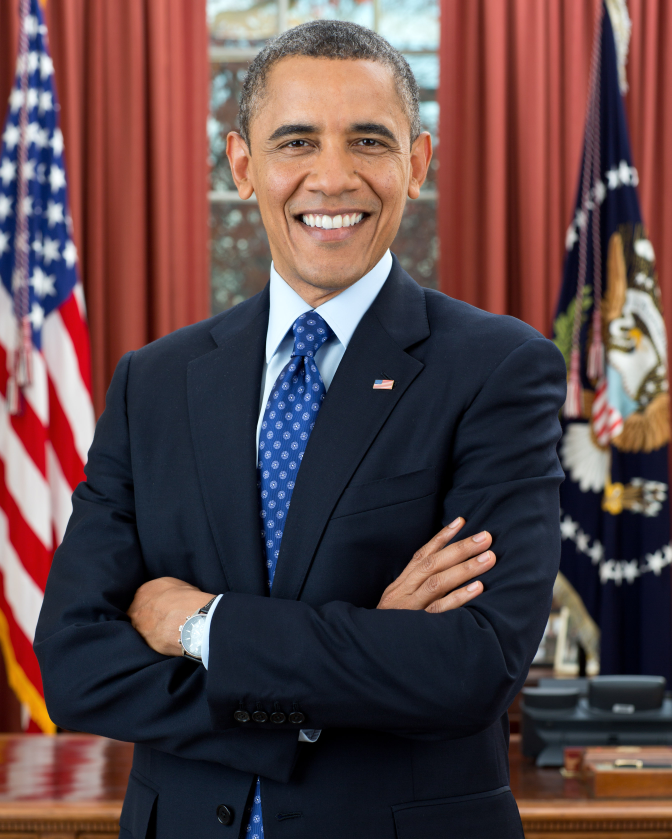
#> input picture Resimler/BarackObama.jpg, 2687 x 3356 px, given in place of the camera (shown at 1/4 size)
$ python ax_kuyruklu_top.py   (older library calls are emulated)
#> lines starting #> are read from the running program, lines starting #| are printed output that depends on the picture; after the words box and inside, x2 and y2 are one past the last pixel; in counts of white or black regions, pixels touching at a corner belong together
# ax_kuyruklu_top.py

import cv2
import imutils
from collections import deque
import numpy as np

#renk araliklarimiz
GENISLIK = 800  # GENISLIK
NOKTA_SAYISI=100 #cizgiyi olusturan nokta sayisinin max 100 olmasini istiyoruz
YESIL = ((29, 86, 6), (64, 255, 255))
KIRMIZI = ((139, 0, 0), (255, 160, 122))
MAVI = ((110, 50, 50), (130, 255, 255))
TURUNCU = ((160, 100, 47), (179, 255, 255))
SARI = ((10, 100, 100), (40, 255, 255))

#rengimizi mavi sectik
altRenk, ustRenk = MAVI


kamera = cv2.VideoCapture(0)


noktalar= deque(maxlen=NOKTA_SAYISI) #boru mekanizmasi
#deque(doubly ended queue) - cift uclu kuyruk hizli ekleme islemi yapar o yuzden listeye gore tercih edilir
cv2.namedWindow('kare')
cv2.moveWindow('kare', 10, 10)
while True:
    #kamera okuma islemi
    (ok, kare) = kamera.read()
#> kare is the input picture: shape (3356, 2687, 3); mean B, G, R 71.7, 70, 92.5
    # en boy oraninin korunmasini saglar genislik degerine gore yuksekligi oranliyor
    kare = imutils.resize(kare, GENISLIK)
#> kare: shape (999, 800, 3)
    #kamerayi aynalama islemi
    kare = cv2.flip(kare,1)
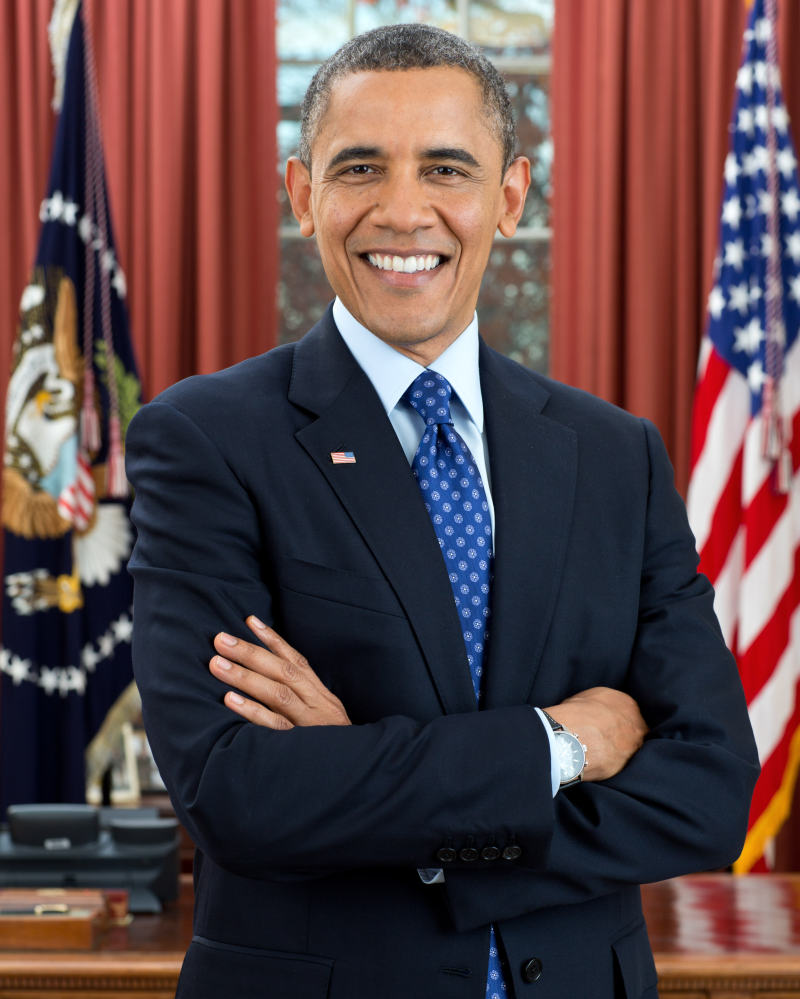
#> kare: shape (999, 800, 3); mean B, G, R 71.7, 70, 92.5
    #detaylari kaybetmek icin blurlama islemi
    hsv = cv2.GaussianBlur(kare, (25,25), 0)
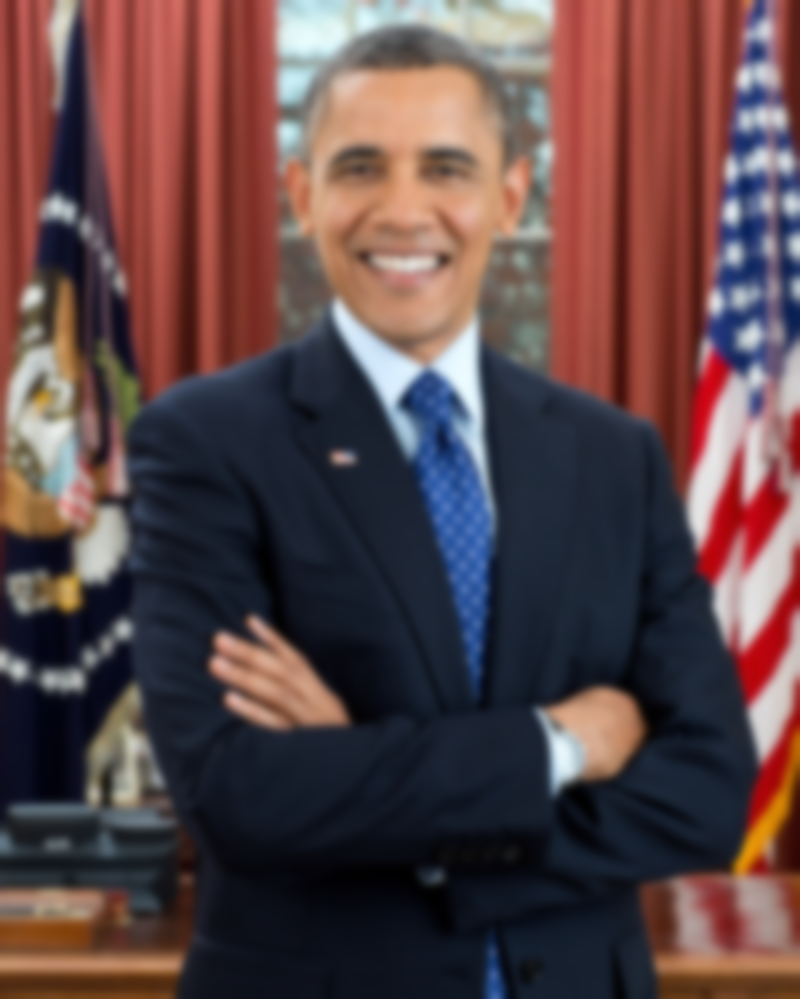
#> hsv: shape (999, 800, 3); mean B, G, R 71.7, 70, 92.5
    #bgr renk uzayindan hsv renk uzayina cevirme islemi
    hsv = cv2.cvtColor(hsv, cv2.COLOR_BGR2HSV)
#> hsv: shape (999, 800, 3); mean H, S, V 70.4, 117.7, 104.7
    #deger araliklari
    maske = cv2.inRange(hsv, altRenk, ustRenk)
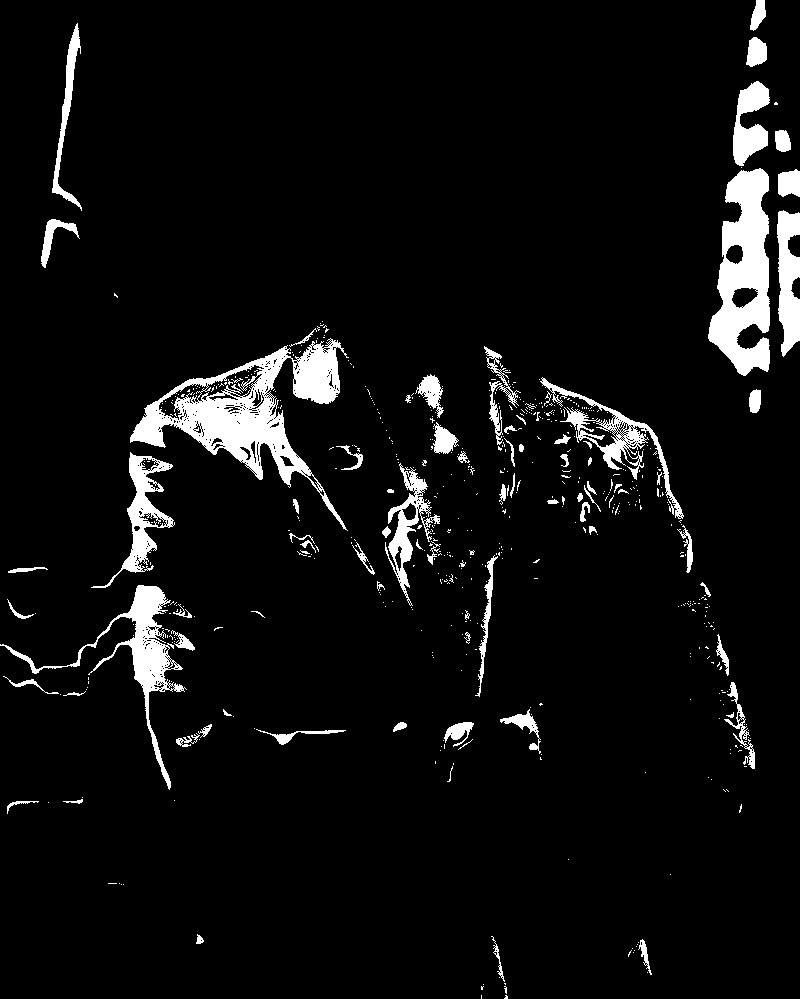
#> maske: shape (999, 800); 5.9% white; 572 white regions (493 under 20 px), largest, box (x1, y1, x2, y2) and area: (130, 338, 349, 531) 11118, (708, 168, 770, 376) 7868, (0, 585, 187, 790) 4221
    maske = cv2.erode(maske, None, iterations=1)#asindirma islemi
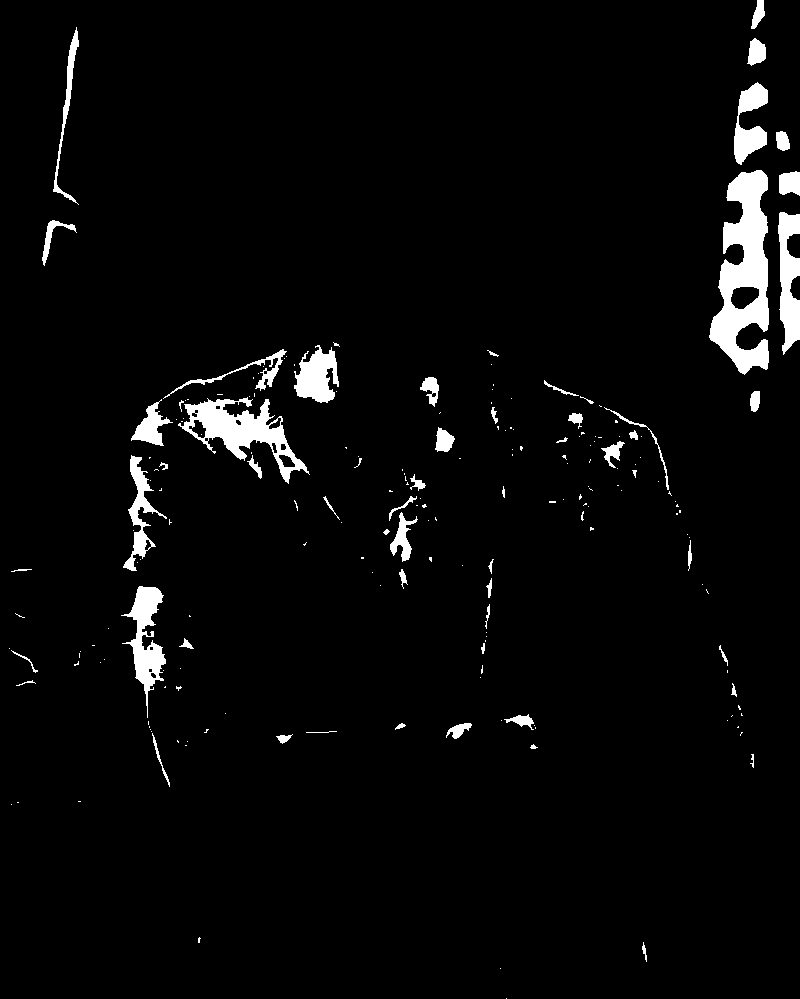
#> maske: shape (999, 800); 3.5% white; 200 white regions (141 under 20 px), largest, box (x1, y1, x2, y2) and area: (709, 170, 769, 375) 6918, (178, 397, 310, 484) 3751, (121, 586, 166, 718) 2218
    maske = cv2.dilate(maske, None, iterations=1)#genisletme islemi
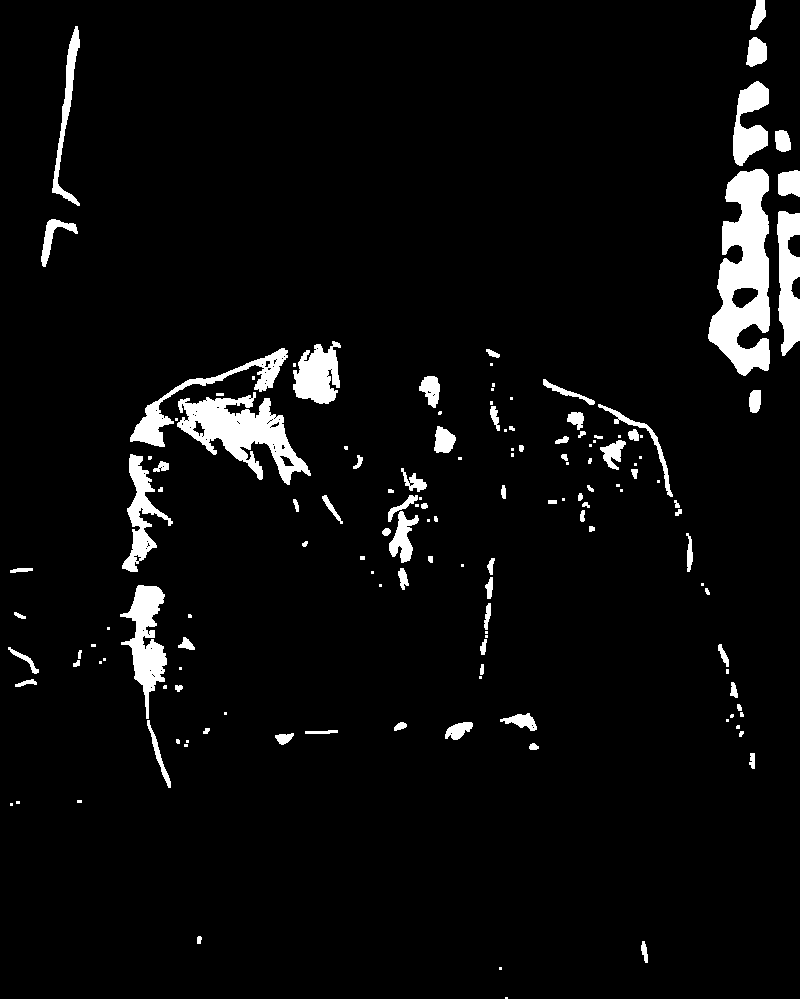
#> maske: shape (999, 800); 4.9% white; 145 white regions (57 under 20 px)
    kopya = maske.copy()#maskeyi kopyalama

    _,konturlar,_ = cv2.findContours(kopya, cv2.RETR_EXTERNAL,
                                cv2.CHAIN_APPROX_SIMPLE)
#> konturlar = 145 contours, 72 with area under 20; largest, box (x1, y1, x2, y2) and area: (708, 169, 770, 376) 7878, (177, 392, 311, 485) 5044, (120, 585, 167, 719) 2602, (777, 211, 800, 356) 2256, (130, 348, 288, 447) 2070
    # cv2.findContours(orjinal imaj = imaj, mod = cv2.RETR_EXTERNAL, metod = cv2.CHAIN_APPROX_SIMPLE)
    # mod : kontur bulma yontemi (RETR_LIST,RETR_EXTERNAL,RETR_CCOMP,RETR_TREE)
    # metod : kontur yaklasim yontemi (approximation)

    merkez = None
    if len(konturlar) > 0:
        cmax = max(konturlar, key=cv2.contourArea)#konturlarin icerisinde en buyuk alana sahip olani bulur
#> cmax = contour of 243 points, box (x1, y1, x2, y2) (708, 169, 770, 376), area 7878
        for ctr in konturlar:
            (x, y), yaricap = cv2.minEnclosingCircle(cmax)#cmax'i icerisine alabilecek en kucuk cember
            #minEnclosingCircle 2 ciktisi var birisi merkez birisi yaricap
            mts = cv2.moments(cmax) #agirlik hesaplama araci
            merkez = int(mts['m10']/mts['m00']),\
                     int(mts['m01']/mts['m00'])
            #agirlik merkezi hesaplama islemi
            if yaricap >= 30: #nesnemizin yaricapi 30dan buyukse etrafina daire ciz demis olduk
                cv2.circle(kare, (int(x), int(y)),
                           int(yaricap), (255, 255, 0), 4)
                #cv2.circle(imaj,merkez,yaricap,renk,kalinlik)
            noktalar.appendleft(merkez)#appenleft soldan eklemeye basla demek
            for i in range(1,len(noktalar)):
                if noktalar[i] and noktalar[i-1]:

                    cizgi_kal=2 #cizgi kalinligini sabitleme islemi
                    cv2.line(kare,noktalar[i-1],
                             noktalar[i],(0,255,255),cizgi_kal)
#> this loop made 145 passes
#> ctr on passes 1, 2, 5, 6, 7, 9, 11, 21, 25, 31, 32, 33: [[505, 997], [505, 998], [507, 998], [507, 997]], [[499, 967], [499, 969], [501, 969], [501, 967]], [[10, 803], [10, 805], [12, 805], [12, 803]], [[16, 801], [16, 803], [19, 803], [19, 801]], [[77, 800], [77, 802], [81, 802], [81, 800]], [[184, 744], [184, 746], [187, 746], [187, 744]], [[186, 740], [186, 742], [188, 742], [188, 740]], [[726, 719], [726, 721], [728, 721], [728, 719]], [[224, 712], [224, 714], [226, 714], [226, 712]], [[479, 676], [479, 678], [481, 678], [481, 676]], [[726, 669], [726, 673], [728, 673], [728, 669]], [[179, 667], [179, 669], [181, 669], [181, 667]]
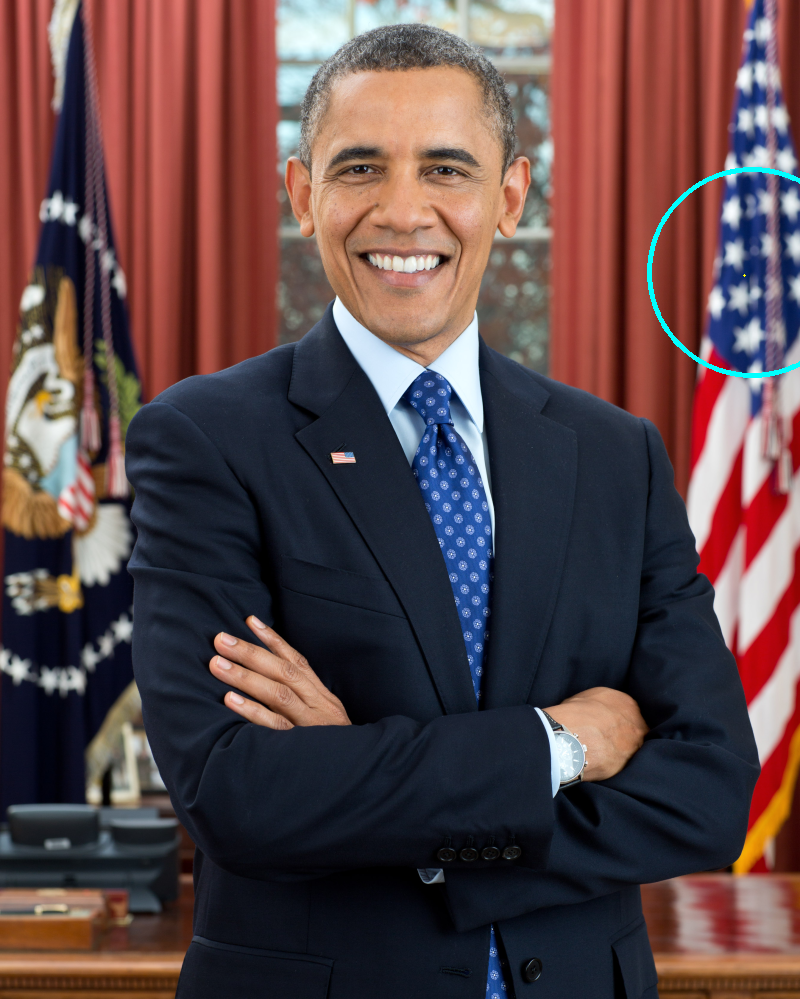
#> kare: shape (999, 800, 3); 0.26% of pixels changed, all inside (x1, y1, x2, y2) = (647, 167, 800, 378)
                    #kare uzerine cizilecek noktalar[i-1] ile noktalar[i] arasinda sari renginde ve cizgi kalinligi 2

    cv2.imshow("kare", kare)


    key = cv2.waitKey(10) & 0xFF
#> (key q is pressed here)
    if key == ord('q') or key == 27:
        break

kamera.release()
cv2.destroyAllWindows()
